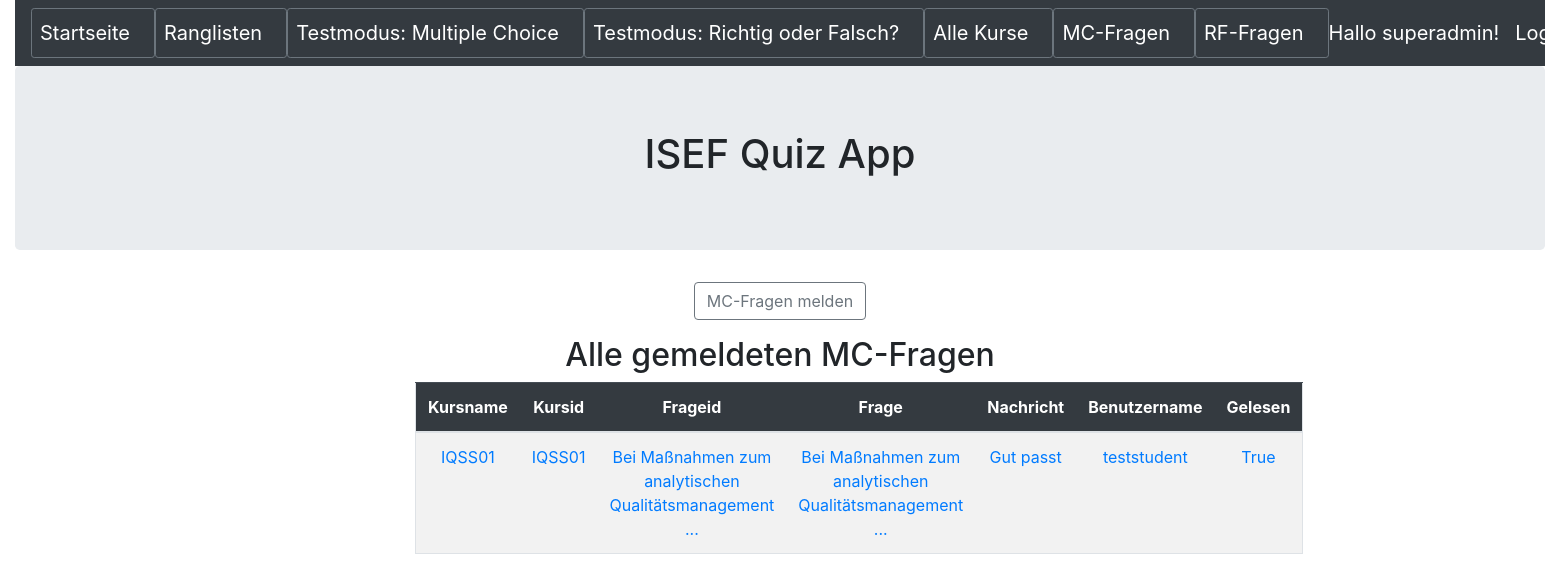
The app's page /meldungmcfragen (signed in) with its own data.
### quiz/models.py (models this page shows, shortened)
class MeldungMCFragen(models.Model):
    kursname = models.CharField(max_length=50,blank=False)
    kursid = models.ForeignKey(Kurs,null=True,blank=False,on_delete=models.CASCADE)
    frageid = models.ForeignKey(Frage,null=True,blank=False,on_delete=models.CASCADE)
    frage = models.CharField(max_length=255,blank=False)
    nachricht = models.CharField(max_length=500,blank=False)
    benutzername = models.CharField(max_length=50,blank=False)
    gelesen=models.BooleanField(default=False)

class Kurs(models.Model):
    name = models.CharField(max_length=50,help_text='Geben Sie den Namen des Kurses ein')
    beschreibung = models.CharField(max_length=255,help_text='Geben Sie die Beschreibung des Kurses ein')
    def __str__(self):
        return self.name

class Frage(models.Model):
    name = models.CharField(max_length=255,blank=False,help_text='Geben Sie hier die Frage ein')
    kurs = models.ForeignKey(Kurs,null=True,blank=False,on_delete=models.CASCADE,help_text='Wählen Sie den Kurs, welchem die Frage zugewiesen wird')
    antwort1 = models.CharField(max_length=255,blank=False,null=True,help_text='Geben Sie die Antwort1 der Frage ein')
    antwort1richtig = models.BooleanField(default=False,help_text='Geben Sie an ob Antwort1 richtig ist',verbose_name="Antwort1 richtig?")
    antwort2 = models.CharField(max_length=255,blank=False,null=True,help_text='Geben Sie die Antwort2 der Frage ein')
    antwort2richtig = models.BooleanField(default=False,help_text='Geben Sie an ob Antwort2 richtig ist',verbose_name="Antwort2 richtig?")
    antwort3 = models.CharField(max_length=255,blank=True,null=True,help_text='Geben Sie die Antwort3 der Frage ein (optional)')
    antwort3richtig = models.BooleanField(default=False,help_text='Geben Sie an ob Antwort3 richtig ist',verbose_name="Antwort3 richtig?")
    antwort4 = models.CharField(max_length=255,blank=True,null=True,help_text='Geben Sie die Antwort4 der Frage ein (optional)')
    antwort4richtig = models.BooleanField(default=False,help_text='Geben Sie an ob Antwort4 richtig ist',verbose_name="Antwort4 richtig?")
    freigegeben=models.BooleanField(default=False,help_text='Frage freigeben?',verbose_name="Frage freigeben")
    def __str__(self):
        return self.name

### quiz/views.py (the view)
# urls.py: path('meldungmcfragen', MeldungMCFragenHome.as_view(), name='meldungmcfragen'),
class MeldungMCFragenHome(AuthListView):
    model = MeldungMCFragen
    template_name = 'meldungmcfrage/meldungmcfragen_home.html'
    permission_required = ('quiz.view_meldungmcfragen')

### quiz/templates/meldungmcfrage/meldungmcfragen_home.html
{% extends 'base.html' %}
{% block content %}
<div class="text-center">
	<p><button type="button" class="btn btn-outline-secondary" onclick="location.href='{% url 'meldungmcfrage_select'  %}'"> MC-Fragen melden</button></p>
</div>
<h2 class="text-center">Alle gemeldeten MC-Fragen</h2>
<div class="container text-center">
	<div class="row justify-content-md-center">
		<div class="col-sm-8 ">
			<table  class ="table border table-hover table-striped">
				<thead class="table-dark">
					<th width=100 scope = "col">Kursname</th>
					<th width=100 scope = "col">Kursid</th>
					<th width=100 scope = "col">Frageid</th>
					<th width=100 scope = "col">Frage</th>
					<th width=100 scope = "col">Nachricht</th>
					<th width=550 scope = "col">Benutzername</th>
					<th width=550 scope = "col">Gelesen</th>
				</thead>
				<tbody>
				{% for meldungmcfragen in object_list %}
					<tr>
						<td> <a href="{% url 'meldungmcfragen_detail' meldungmcfragen.pk %}">{{ meldungmcfragen.kursname }}</a> </td>
						<td> <a href="{% url 'meldungmcfragen_detail' meldungmcfragen.pk %}">{{ meldungmcfragen.kursid }}</a> </td>
						<td> <a href="{% url 'meldungmcfragen_detail' meldungmcfragen.pk %}">{{ meldungmcfragen.frageid }}</a> </td>
						<td> <a href="{% url 'meldungmcfragen_detail' meldungmcfragen.pk %}">{{ meldungmcfragen.frage}}</a> </td>
						<td> <a href="{% url 'meldungmcfragen_detail' meldungmcfragen.pk %}">{{ meldungmcfragen.nachricht}}</a> </td>
						<td> <a href="{% url 'meldungmcfragen_detail' meldungmcfragen.pk %}">{{ meldungmcfragen.benutzername}}</a> </td>
						<td> <a href="{% url 'meldungmcfragen_detail' meldungmcfragen.pk %}">{{ meldungmcfragen.gelesen}}</a> </td>
					</tr>
				{% endfor %}
				</tbody>
			</table>
		</div>
	</div>
</div>
{% endblock content %}

### templates/base.html (shortened to what this page needs)
<!DOCTYPE html>
<html>
  <head>
	<link rel="stylesheet" href="https://stackpath.bootstrapcdn.com/bootstrap/4.5.0/css/bootstrap.min.css">
  </head>
  <body>
    <div class="container-fluid">
        <header>
            <nav class="navbar navbar-expand-lg navbar-dark bg-dark">
                <button type="button" class="btn btn-outline-secondary btn-sm"><a class="navbar-brand" href="{% url 'index' %}">Startseite</a></button>
                <button type="button" class="btn btn-outline-secondary btn-sm"><a class="navbar-brand" href="{% url 'ergebnis_start' %}">Ranglisten</a></button>
                <button type="button" class="btn btn-outline-secondary btn-sm"><a class="navbar-brand" href="{% url 'mctest_select' %}">Testmodus: Multiple Choice</a></button>
                <button type="button" class="btn btn-outline-secondary btn-sm"><a class="navbar-brand" href="{% url 'rftest_select' %}">Testmodus: Richtig oder Falsch?</a></button>
                <button type="button" class="btn btn-outline-secondary btn-sm"><a class="navbar-brand" href="{% url 'kurs_start' %}">Alle Kurse</a></button>
                <button type="button" class="btn btn-outline-secondary btn-sm"><a class="navbar-brand" href="{% url 'frage_start' %}">MC-Fragen</a></button>
                <button type="button" class="btn btn-outline-secondary btn-sm"><a class="navbar-brand" href="{% url 'richtigoderfalsch_start' %}">RF-Fragen</a></button>
				{% if user.is_authenticated %}
                <a class="navbar-brand ml-auto order-md-last ">Hallo {{ user.get_username }}!</a>
                <a class="navbar-brand ml-auto order-md-last" href="{% url 'logout'%}?next={{request.path}}">Logout</a>
                {% else %}
                <a class="navbar-brand ml-auto order-md-last" href="{% url 'login'%}?next={{request.path}}">Login</a>
                {% endif %}
            </nav>
        </header>
        <div class="jumbotron">
            <h1 class="text-center">ISEF Quiz App</h1>
        </div>
        {% block content %}
        {% endblock content %}
    </div>
  </body>
</html>

### records on screen
MeldungMCFragen: kursname "IQSS01", kursid "IQSS01", frageid "Bei Maßnahmen zum analytischen Qualitätsmanagement ...", frage "Bei Maßnahmen zum analytischen Qualitätsmanagement ...", nachricht "Gut passt", benutzername "teststudent", gelesen "True"

### other values on screen
{{ user.get_username }} "superadmin"
